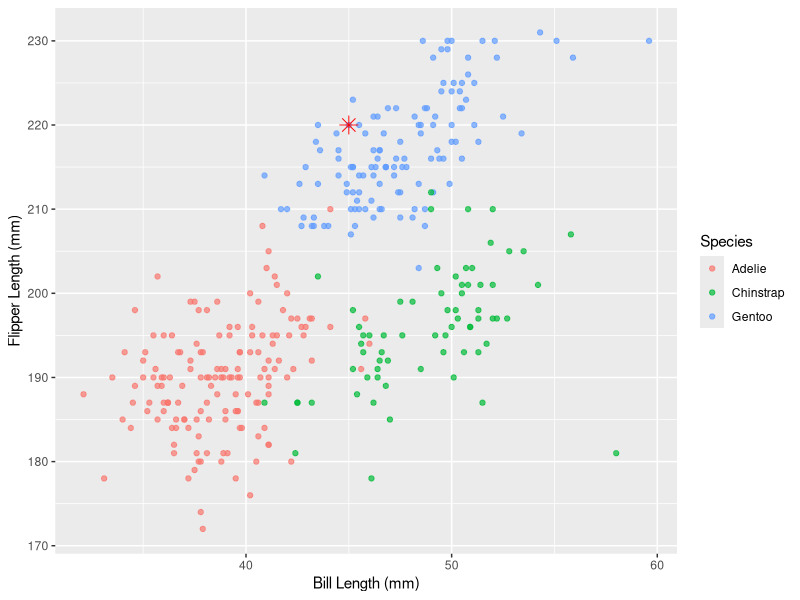

Reproduce this figure in R.
## ---- chunk 1
knitr::opts_chunk$set(echo = FALSE, warning = FALSE, message = FALSE)
library(tidyverse)
library(palmerpenguins)
library(nnet)
library(kableExtra)
library(ggplot2)
## ---- chunk 2
penguins_clean <- penguins |>
  select(species, bill_length_mm, flipper_length_mm) |>
  drop_na()

unknown_penguin <- data.frame(
  bill_length_mm = 50,
  flipper_length_mm = 220
)

new_specimen <- tibble(
  bill_length_mm = 45,
  flipper_length_mm = 220
)

ggplot(penguins_clean,
       aes(bill_length_mm, flipper_length_mm, color = species)) +
  geom_point(alpha = 0.7) +
  geom_point(data = new_specimen,
             aes(bill_length_mm, flipper_length_mm),
             inherit.aes = FALSE,
             size = 4,
             color = "red",
             shape = 8) +
  labs(
    x = "Bill Length (mm)",
    y = "Flipper Length (mm)",
    color = "Species"
  )
## ---- chunk 3
penguins_model <- penguins %>%
  drop_na(species, bill_length_mm, flipper_length_mm)

model <- multinom(
  species ~ bill_length_mm + flipper_length_mm,
  data = penguins_model,
  trace = FALSE
)

probabilities <- predict(model, newdata = new_specimen, type = "probs")

prob_table <- data.frame(
  Species = names(probabilities),
  Probability = round(as.numeric(probabilities) * 100, 2)
)

kable(
  prob_table,
  caption = "Predicted Probabilities for the Unknown Specimen"
)
